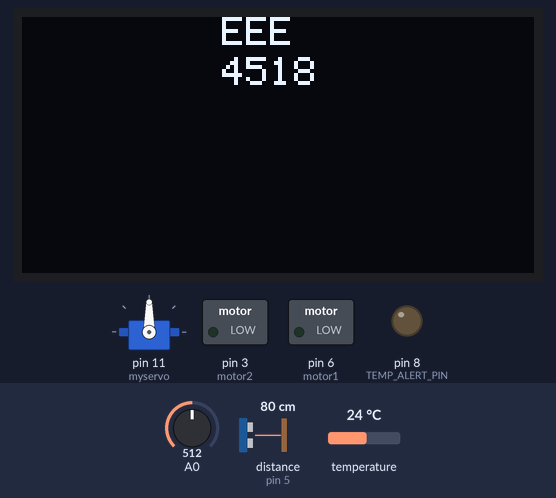
A sketch run on a simulated Arduino Uno, built with avr-gcc and run on an emulated ATmega328P. Shown: servo, 128×64 one-colour display, switched loads named in the sketch (green lamp = pin HIGH), output pins drawn as LEDs (lit = HIGH). Wiring (inferred from the names in the program): ultrasonic range finder: trigger pin 7; echo pin 5. The test bench sets the inputs (shaded band); at power-on: A0 = 512, distance to the obstacle (sensor on pin 5) 80 cm, temperature 24 °C. The echo pulse lasts 58.3 µs per cm; the modem accepts every AT command (registered, SIM ready, sends succeed) and sends nothing else; pins used as bus, display or sensor lines are not drawn; what the sketch prints to the serial monitor is not drawn.

Above: at 0.1 s.
At 5.0 s:
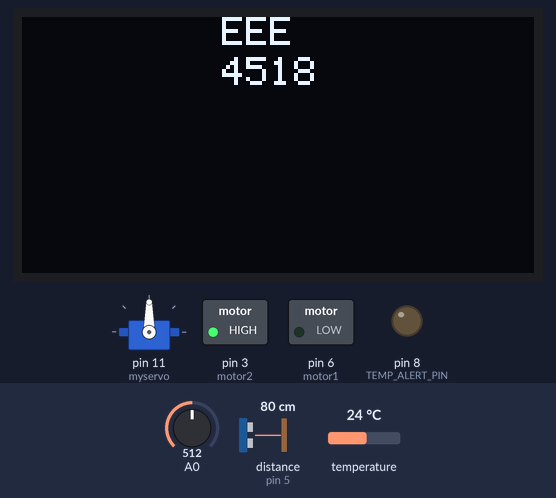
At 5.8 s:
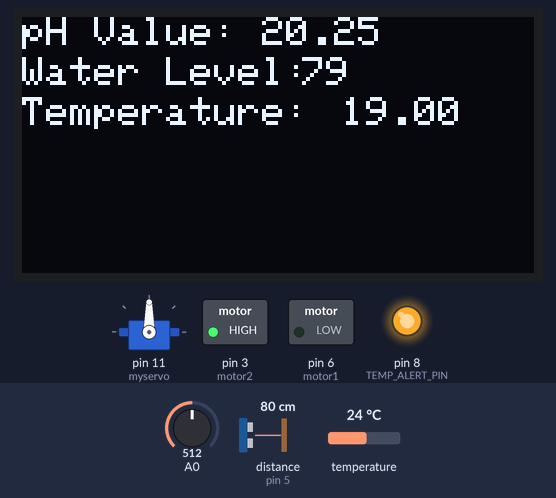
At 7.3 s:
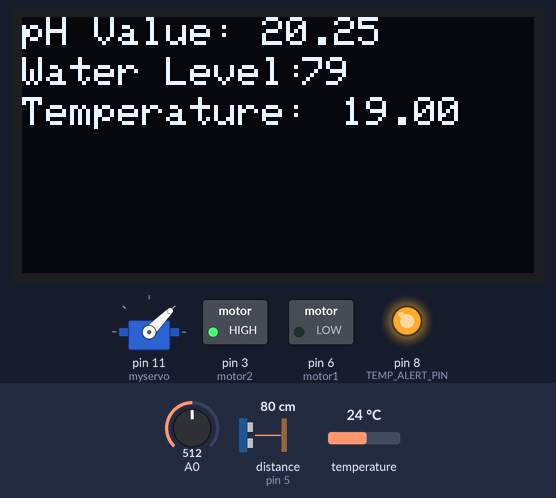
Timing chart, 0 to 8.8 s (numbered marks = the images above):
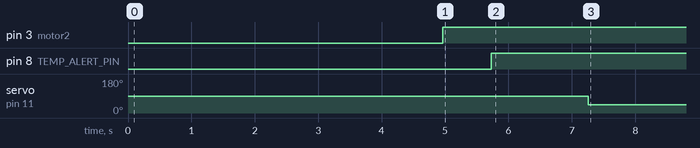

The sketch:

test1.ino
```cpp
#include <Wire.h>  //libraries
#include <Adafruit_SSD1306.h>
#include <OneWire.h>
#include <DallasTemperature.h>
#include "SoftwareSerial.h"
#include <Servo.h>
 Servo myservo;
#define OLED_RESET 4
Adafruit_SSD1306 display(OLED_RESET);
#define TRIG_PIN 7
#define ECHO_PIN 5
#define ONE_WIRE_BUS 2
#define TEMP_ALERT_PIN 8


float calibration_value = 34.50; //for ph
int phval = 0;//ph
unsigned long int avgval;//ph
int buffer_arr[10], temp;//ph


OneWire oneWire(ONE_WIRE_BUS);//temp
DallasTemperature sensors(&oneWire);//temp


SoftwareSerial mySerial(9, 10);//for gsm
String cmd = "";//gsm

const int motor1 = 6; //for motor
const int motor2 = 3;//motor

bool msg_sent_ph = false; //boolean variable


void setup() {
  pinMode(TRIG_PIN, OUTPUT);
  pinMode(ECHO_PIN, INPUT);
  pinMode(TEMP_ALERT_PIN, OUTPUT);
  pinMode(motor1, OUTPUT);
  pinMode(motor2, OUTPUT);

  myservo.attach(11); //servo
  sensors.begin();

  mySerial.begin(9600);

  //display
  Serial.begin(9600);
  display.begin(SSD1306_SWITCHCAPVCC, 0x3C);
  display.clearDisplay();
  display.setTextSize(1);
  display.setTextColor(WHITE);
  display.setCursor(50, 0);
  display.println("EEE");
  display.setCursor(50, 10);
  display.println("4518");
  display.display();
  delay(1000);

   //gsm initiating
  Serial.println("Initializing...");
  delay(1000);
  mySerial.println("AT");
  updateSerial();
  mySerial.println("AT+CMGF=1");
  updateSerial();
  mySerial.println("AT+CNMI=1,2,0,0,0");
  updateSerial();


}


void loop() {
 //ph
  for (int i = 0; i < 10; i++) {
    buffer_arr[i] = analogRead(A0);
    delay(30);
  }

  for (int i = 0; i < 9; i++) {
    for (int j = i + 1; j < 10; j++) {
      if (buffer_arr[i] > buffer_arr[j]) {
        temp = buffer_arr[i];
        buffer_arr[i] = buffer_arr[j];
        buffer_arr[j] = temp;
      }
    }
  }

  avgval = 0;
  for (int i = 2; i < 8; i++)
    avgval += buffer_arr[i];
  float volt = (float)avgval * 5.0 / 1024 / 6;
  float ph_act = -5.70 * volt + calibration_value;


 //phlogic to gsm
  if (ph_act > 10 && msg_sent_ph == false) {
    mySerial.println("AT+CMGS=\"+8801601313077\"");
    updateSerial();
    mySerial.print("Boss I'm dying.");
    updateSerial();
    mySerial.write(26);

    msg_sent_ph = true;
  }

  if(ph_act <= 5)
    msg_sent_ph = false;

 //distance
  long duration, distance;
  digitalWrite(TRIG_PIN, LOW);
  delayMicroseconds(2);
  digitalWrite(TRIG_PIN, HIGH);
  delayMicroseconds(10);
  digitalWrite(TRIG_PIN, LOW);
  duration = pulseIn(ECHO_PIN, HIGH);
  distance = (duration / 2) / 29.1;


 //Check water level value
  if (distance >=12) {
    digitalWrite(motor1, LOW);
    digitalWrite(motor2, HIGH);
  } else if (distance <= 4) {
    digitalWrite(motor2, LOW);
  }

  //temparature depended heater mechanism
  sensors.requestTemperatures();
  float tempC = sensors.getTempCByIndex(0) - 5;

  if (tempC < 25) {
    digitalWrite(TEMP_ALERT_PIN, HIGH);
  } else {
    digitalWrite(TEMP_ALERT_PIN, LOW);
  }

 //OLED display output

  display.clearDisplay();
  display.setCursor(0, 0);
  display.println("pH Value:");
  display.setCursor(60, 0);
  display.println(ph_act);
  display.setCursor(0, 10);
  display.println("Water Level:");
  display.setCursor(70, 10);
  display.println(distance);
  display.setCursor(0, 20);
  display.println("Temperature:");
  display.setCursor(80, 20);
  display.println(tempC);
  display.display();

  //for serial monitor
  Serial.print("pH Value: ");
  Serial.println(ph_act);
  Serial.print("Distance: ");
  Serial.println(distance);


  updateSerial();

  delay(1000);

 //feeder mechanism
  myservo.write(45);  // move servo to 45 degrees
  delay(43200000);  // wait for 2 minutes


  myservo.write(0);  // move servo to 0 degrees (anticlockwise)
  delay(1000);  // wait for 1 second

}


void updateSerial() {
  cmd = "";
  while (mySerial.available()) {
    cmd += (char)mySerial.read();
    if (cmd != "") {
      cmd.trim();
    }
  }
  Serial.print(cmd);
  Serial.println("");
  if (cmd != "") {
    char message = cmd.charAt(cmd.length() - 1);
    Serial.println(message);
    if (message == 'm') {
      digitalWrite(motor1, HIGH);  // Set digital pin 6 to 5V
    }
  }
  delay(500);

  while (Serial.available()) {
    mySerial.write(Serial.read());
  }

  while (mySerial.available()) {
    Serial.write(mySerial.read());
  }
}
```

Measured:
- by itself, pin 3 (motor2): LOW → HIGH at 5.0 s
- by itself, pin 8 (TEMP_ALERT_PIN): LOW → HIGH at 5.7 s
- by itself, servo on pin 11 (myservo): 90° → 45° at 7.3 s
